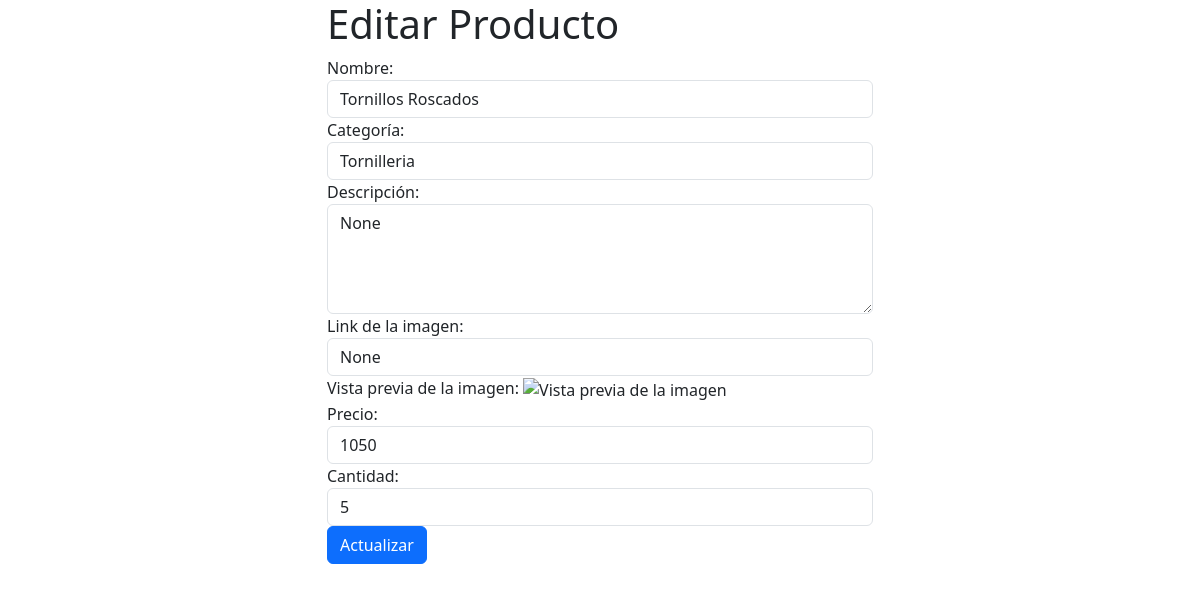
Screenshot of /CrudProductos/editar/8/ with the database file from the repository.
### CarritoApp/models.py (models this page shows, shortened)
class Producto(models.Model):
    id = models.AutoField(primary_key=True)
    nombre = models.CharField(max_length=64)
    categoria = models.CharField(max_length=32)
    precio = models.IntegerField()
    cantidad = models.IntegerField(default=0)  # campo de la cantidad de productos
    descripcion = models.CharField(max_length=200, null=True)
    link_img = models.CharField(max_length=200, null=True)
    activo = models.BooleanField(default=True)  # Nuevo campo de activación

### CrudProductos/views.py (the view, shortened to what this page needs)
# urls.py: path('editar/<int:producto_id>/', editar_producto, name='editar_producto'),
def editar_producto(request, producto_id):
    producto = Producto.objects.get(id=producto_id)
    return render(request, 'editar_producto.html', {'producto': producto})

### CarritoApp/context_processor.py (called while the page is built)
def total_carrito(request):
    total = 0
    if request.user.is_authenticated:
        if "carrito" in request.session.keys():
            for key, value in request.session["carrito"].items():
                total += int(value["acumulado"])
    return {"total_carrito": total}

### CrudProductos/templates/editar_producto.html (shortened to what this page needs)
{% block content %}
<link href="https://cdn.jsdelivr.net/npm/bootstrap@5.3.0-alpha3/dist/css/bootstrap.min.css" rel="stylesheet">
<form method="POST" action="{% url 'editar_producto' producto.id %}">
    <div class="container">
        <div class="row justify-content-center">
          <div class="col-md-6">
            <h1>Editar Producto</h1>
            <form method="POST" action="{% url 'editar_producto' producto.id %}">
              <div class="form-group">
                <label for="nombre">Nombre:</label>
                <input type="text" class="form-control" name="nombre" id="nombre" value="{{ producto.nombre }}" required>
              </div>
              <div class="form-group">
                <label for="categoria">Categoría:</label>
                <input type="text" class="form-control" name="categoria" id="categoria" value="{{ producto.categoria }}" required>
              </div>
              <div class="form-group">
                <label for="descripcion">Descripción:</label>
                <textarea class="form-control" rows="4" name="descripcion" id="descripcion" required>{{ producto.descripcion }}</textarea>
              </div>
              <div class="form-group">
                <label for="link_img">Link de la imagen:</label>
                <input type="text" class="form-control" name="link_img" id="link_img" value="{{ producto.link_img }}" required oninput="previewImage(this)">
              </div>
              <div class="form-group">
                <label for="image-preview">Vista previa de la imagen:</label>
                <img id="image-preview" src="{{ producto.link_img }}" alt="Vista previa de la imagen" style="max-width: 100%; height: auto;">
              </div>
              <div class="form-group">
                <label for="precio">Precio:</label>
                <input type="number" class="form-control" name="precio" id="precio" value="{{ producto.precio }}" required>
              </div>
              <div class="form-group">
                <label for="cantidad">Cantidad:</label>
                <input type="number" class="form-control" name="cantidad" id="cantidad" value="{{ producto.cantidad }}" required>
              </div>
              <button type="submit" class="btn btn-primary">Actualizar</button>
            </form>
          </div>
        </div>
      </div>
</form>
{% endblock %}

### rows the page displays
Producto: nombre "Tornillos Roscados", categoria "Tornilleria", descripcion "None", link_img "None", precio "1050", cantidad "5"
